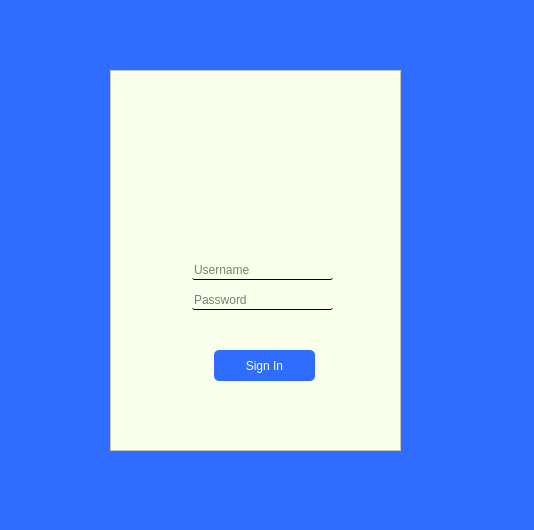
<?xml version="1.0" encoding="UTF-8"?>
<ui version="4.0">
 <class>Form</class>
 <widget class="QWidget" name="Form">
  <property name="geometry">
   <rect>
    <x>0</x>
    <y>0</y>
    <width>534</width>
    <height>530</height>
   </rect>
  </property>
  <property name="windowTitle">
   <string>Form</string>
  </property>
  <property name="styleSheet">
   <string notr="true">background-color: rgb(46, 109, 255)</string>
  </property>
  <widget class="QFrame" name="frame">
   <property name="geometry">
    <rect>
     <x>110</x>
     <y>70</y>
     <width>291</width>
     <height>381</height>
    </rect>
   </property>
   <property name="styleSheet">
    <string notr="true">background-color: rgb(249, 255, 235)</string>
   </property>
   <property name="frameShape">
    <enum>QFrame::StyledPanel</enum>
   </property>
   <property name="frameShadow">
    <enum>QFrame::Raised</enum>
   </property>
   <widget class="QLabel" name="label">
    <property name="geometry">
     <rect>
      <x>110</x>
      <y>70</y>
      <width>81</width>
      <height>91</height>
     </rect>
    </property>
    <property name="text">
     <string/>
    </property>
    <property name="pixmap">
     <pixmap resource="res.qrc">:/Icon/icon/user.png</pixmap>
    </property>
    <property name="scaledContents">
     <bool>true</bool>
    </property>
   </widget>
   <widget class="QLineEdit" name="lineEdit">
    <property name="geometry">
     <rect>
      <x>82</x>
      <y>190</y>
      <width>141</width>
      <height>20</height>
     </rect>
    </property>
    <property name="styleSheet">
     <string notr="true">border-radius:2px;
border-bottom:1px solid #000000</string>
    </property>
    <property name="placeholderText">
     <string>Username</string>
    </property>
   </widget>
   <widget class="QLineEdit" name="lineEdit_2">
    <property name="geometry">
     <rect>
      <x>82</x>
      <y>220</y>
      <width>141</width>
      <height>20</height>
     </rect>
    </property>
    <property name="styleSheet">
     <string notr="true">border-radius:2px;
border-bottom:1px solid #000000</string>
    </property>
    <property name="placeholderText">
     <string>Password</string>
    </property>
   </widget>
   <widget class="QPushButton" name="pushButton">
    <property name="geometry">
     <rect>
      <x>104</x>
      <y>280</y>
      <width>101</width>
      <height>31</height>
     </rect>
    </property>
    <property name="styleSheet">
     <string notr="true">background-color: rgb(46, 109, 255);
padding:7px;
border-radius:5px;
color:rgb(255, 255, 255)</string>
    </property>
    <property name="text">
     <string>Sign In</string>
    </property>
   </widget>
  </widget>
 </widget>
 <resources>
  <include location="res.qrc"/>
 </resources>
 <connections/>
</ui>
